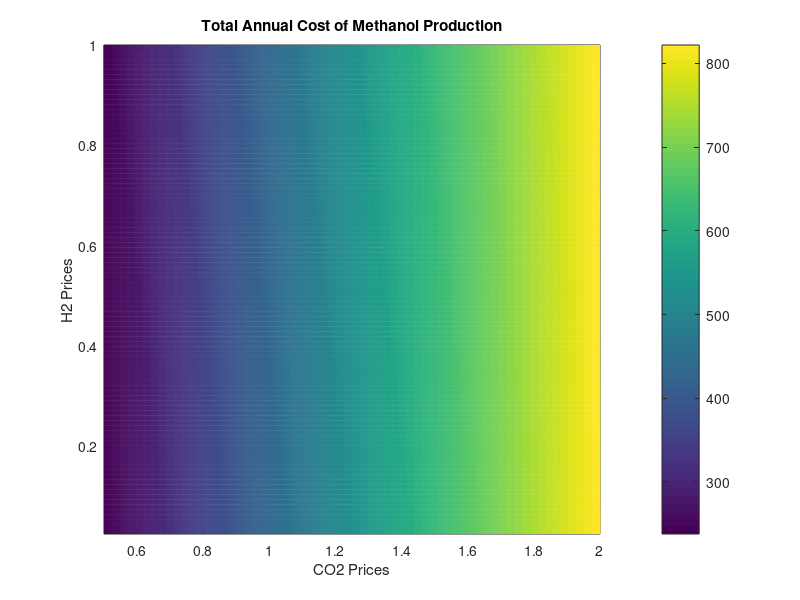

Recreate this plot in MATLAB.
%Let's write the equations first
n3_CO2=2000;
n3_H2=2*n3_CO2;
n3=n3_H2+n3_CO2;

n4_CO2=n3_CO2-0.3325*n3_CO2;
n4_CH3OH=0.3325*n3_CO2;
n4_H20=0.3325*n3_CO2;
n4_H2=3*0.3325*n3_CO2;
n4=n4_CO2+n4_CH3OH+n4_H2+n4_H20;

n5_CO2=0.972*n4_CO2;
n5_H2=0.9997*n4_H2;
n5_CH3OH=0.0235*n4_CH3OH;
n5_H20=3.103;
n5=n5_CO2+n5_H20+n5_CH3OH+n5_H2;

n6_CO2=n4_CO2-n5_CO2;
n6_H2O=n4_H20-n5_H20;
n6_H2=n4_H2-n5_H2;
n6_CH3OH=n4_CH3OH-n5_CH3OH;
n6 =n6_CH3OH+n6_H2+n6_H2O+n6_CO2;

n8_H2=0;
n8_CO2=n6_CO2/31.89;
n8_CH3OH=n6_CH3OH/1.0125;
n8_H2O=n6_H2O/1.00265;
n8=n8_H2O+n8_CH3OH+n8_CO2+n8_H2;

n7_H2=n6_H2;
n7_H2O=0.00265*n8_H2O;
n7_CO2=30.89*n8_CO2;
n7_CH3OH=0.0125*n8_CH3OH;
n7=n7_CH3OH+n7_CO2+n7_H2O+n7_H2;

n10_H2O=n8_H2O;
n10_H2=0;
n10_CO2=0;
n10_CH3OH=0;
n10=n10_CH3OH+n10_CO2+n10_H2+n10_H2O;

n9_H2O=0;
n9_CO2=n8_CO2;
n9_CH3OH=n8_CH3OH;
n9_H2=n8_H2;
n9=n9_H2+n9_CH3OH+n9_CO2+n9_H2O;

pco2 = linspace(0.025,1,100);
ph2 = linspace(0.5,2,100);

for i=1:100
for j=1:100
F3 = 2000*44 + 4000*2;
C_cap(i,j) = 14694200 + 29418000 + (1.53*(10^7)*((F3/54000)^0.65)) + 269600 + 171300 + 168100 + 63000 + 1507900;
phi = 0.1;
C_op(i,j) = (9.7+21.5)*72 + (0.28+0.8+15.7)*1000*3600*2.5*(10^-6) + (12+20.9+22.6+15.4)*1000*3600*2.12*(10^-7) + (2000*44)*pco2(i) + (4000*2)*ph2(j)*7884;
TAC(i,j) = phi*C_cap(i,j) + C_op(i,j);
C_methanol(i,j) = TAC(i,j)/(7884*(n9_CH3OH*32/1000));
end
end

%Let's plot the contour plot now
contour(ph2,pco2,C_methanol,1000);
colorbar;
xlabel('CO2 Prices');
ylabel('H2 Prices');
title('Total Annual Cost of Methanol Production');